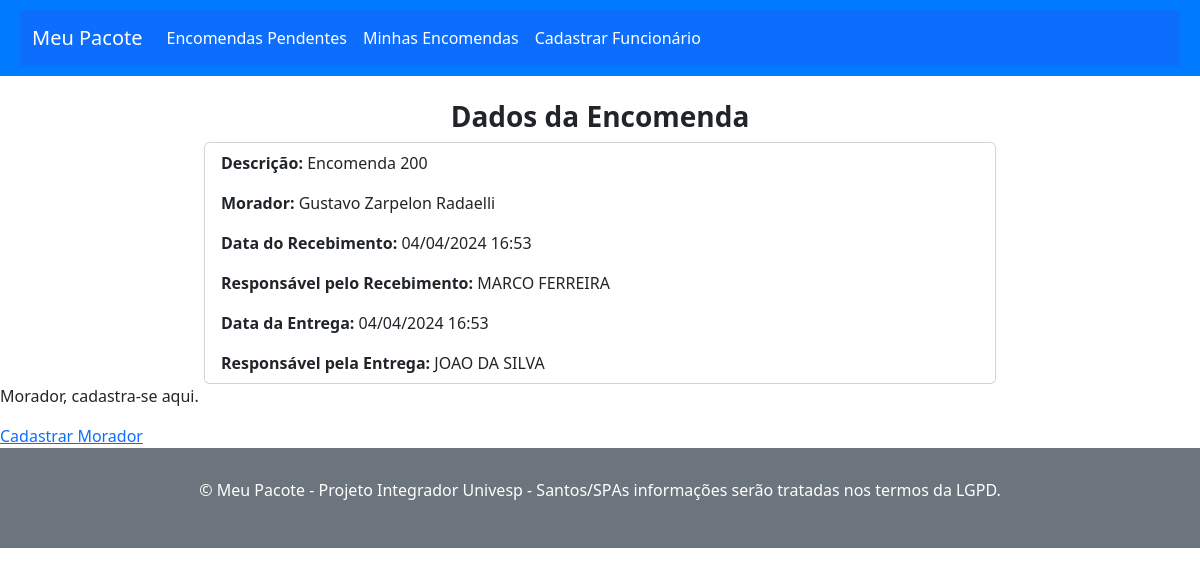
/encomenda/29/, run on the app's committed database.
### app_meu_pacote/models.py (models this page shows, shortened)
class Encomenda(models.Model):
    id = models.AutoField(primary_key=True)
    morador = models.ForeignKey(Morador, on_delete=models.CASCADE)
    descricao = models.CharField(max_length=100)
    data_hora_recebimento = models.DateTimeField()
    data_hora_entrega = models.DateTimeField(blank=True, null=True)
    codigo_retirada = models.CharField(max_length=4, default='0000')
    funcionario_recebimento = models.ForeignKey(Funcionario, on_delete=models.CASCADE, related_name='funcionario_recebimento')
    funcionario_entrega = models.ForeignKey(Funcionario, on_delete=models.CASCADE, related_name='funcionario_entrega', blank=True, null=True)

class Morador(models.Model):
    user = models.OneToOneField(User, on_delete=models.CASCADE)
    nome = models.CharField(max_length=100)
    apartamento = models.ForeignKey('Apartamento', on_delete=models.CASCADE, related_name='moradores')
    email = models.EmailField()
    telefone = models.CharField(max_length=20)
    def __str__(self):
        return self.nome

class Funcionario(models.Model):
    id = models.AutoField(primary_key=True)
    user = models.OneToOneField(User, on_delete=models.CASCADE)
    nomeF = models.CharField(max_length=100)
    condominio = models.ForeignKey('Condominio', on_delete=models.CASCADE, related_name='funcionarios')
    funcaoFuncionario = models.CharField(max_length=100)
    email = models.EmailField()
    telefone = models.CharField(max_length=20)
    def __str__(self):
        return self.nomeF

### app_meu_pacote/views.py (the view)
# urls.py: path('encomenda/<int:encomenda_id>/', app_meu_pacote_views.encomenda, name='encomenda_url'),
def encomenda(request, encomenda_id):
    encomenda = get_object_or_404(Encomenda, id=encomenda_id)
    if request.method == 'POST':
        form = BaixaEncomendaForm(request.POST)
        if form.is_valid():
            codigo_enviado = str(form.cleaned_data['codigo_enviado'])
            if codigo_enviado == encomenda.codigo_retirada:
                try:
                    funcionario = Funcionario.objects.get(user=request.user)
                except ObjectDoesNotExist:
                    return render(request, 'error.html', {'message': 'Funcionário não encontrado.'})
                encomenda.data_hora_entrega = timezone.now()
                encomenda.funcionario_entrega = funcionario
                encomenda.save()
                return render(request, 'confirmacao.html', {'encomenda': encomenda})
            else:
                return render(request, 'encomenda.html', {'form': form, 'encomenda': encomenda, 'error': 'Código de retirada inválido.'})
    else:
        form = BaixaEncomendaForm()
        return render(request, 'encomenda.html', {'form': form, 'encomenda': encomenda})

### app_meu_pacote/templates/encomenda.html (shortened to what this page needs)
{% extends 'base.html' %}
{% block content %}
<br>
<h3 class="text-center fw-bold">Dados da Encomenda</h3>
<div class="row">
    <div class="col-md-8 offset-md-2">
        <div class="card">
            <ul class="list-group list-group-flush">
              <li class="list-group-item">
                <p class="card-text"><strong>Descrição:</strong> {{ encomenda.descricao }}</p>
                <p class="card-text"><strong>Morador:</strong> {{ encomenda.morador }}</p>
                <p class="card-text"><strong>Data do Recebimento:</strong> {{ encomenda.data_hora_recebimento|date:'d/m/Y H:i' }}</p>
                <p class="card-text"><strong>Responsável pelo Recebimento:</strong> {{ encomenda.funcionario_recebimento }}</p>
                <p class="card-text"><strong>Data da Entrega:</strong> {% if encomenda.data_hora_entrega != None %} {{ encomenda.data_hora_entrega|date:'d/m/Y H:i' }} {% endif %}</p>
                <p class="card-text"><strong>Responsável pela Entrega:</strong> {% if encomenda.data_hora_entrega != None %} {{ encomenda.funcionario_entrega }} {% endif %}</p>
              </li>
            </ul>
            </div>
        </div>
    </div>
{% endblock %}

### app_meu_pacote/static/css/styles.css (style rules this page uses)
:root { --primary-color: #007bff; --secondary-color: #6c757d; --font-family: 'Arial', sans-serif; --footer-height: 100px; }
* { margin: 0; padding: 0; box-sizing: border-box; }
html, body { height: 100%; margin: 0; padding: 0; display: flex; flex-direction: column; }
.text-center { text-align: center; }

### data on the page
Encomenda: descricao "Encomenda 200", morador "Gustavo Zarpelon Radaelli", data_hora_recebimento "04/04/2024 16:53", funcionario_recebimento "MARCO FERREIRA", data_hora_entrega "04/04/2024 16:53", funcionario_entrega "JOAO DA SILVA"
